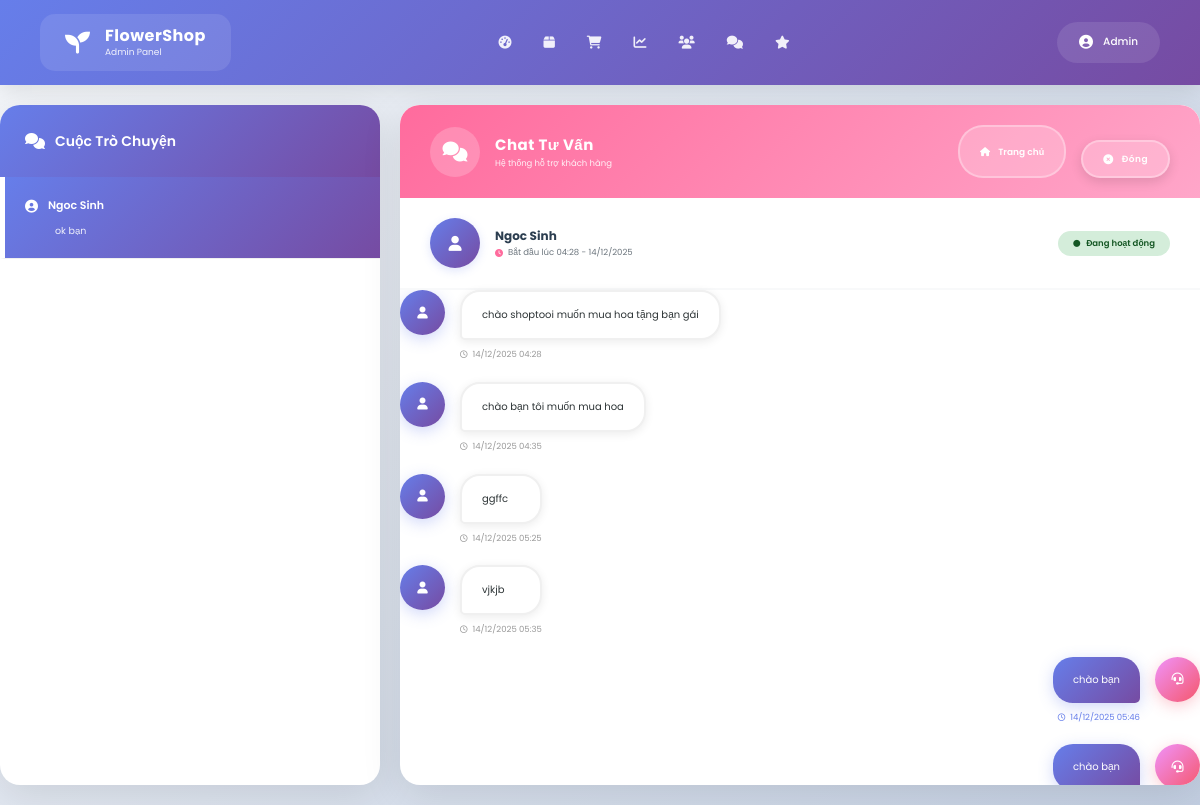
The page /admin/chat.php?conversation_id=1 (signed in) on the database its author committed.
### tables this page shows
CREATE TABLE `chat_conversations` (
  `id` int(11) NOT NULL,
  `user_id` int(11) NOT NULL,
  `user_name` varchar(100) NOT NULL,
  `status` enum('open','closed') DEFAULT 'open',
  `last_message_at` timestamp NOT NULL DEFAULT current_timestamp(),
  `created_at` timestamp NOT NULL DEFAULT current_timestamp()
);

CREATE TABLE `chat_messages` (
  `id` int(11) NOT NULL,
  `conversation_id` int(11) NOT NULL,
  `sender_type` enum('user','admin') NOT NULL,
  `sender_id` int(11) NOT NULL,
  `sender_name` varchar(100) NOT NULL,
  `message` text NOT NULL,
  `is_read` tinyint(1) DEFAULT 0,
  `created_at` timestamp NOT NULL DEFAULT current_timestamp()
);

### admin/chat.php (the view, shortened to what this page needs)
<?php
@include '../config.php';
$conversations_query = "SELECT c.*,
    (SELECT COUNT(*) FROM chat_messages WHERE conversation_id = c.id AND sender_type = 'user' AND is_read = 0) as unread_count,
    (SELECT message FROM chat_messages WHERE conversation_id = c.id ORDER BY created_at DESC LIMIT 1) as last_message
    FROM chat_conversations c
    WHERE c.status = 'open'
    ORDER BY c.last_message_at DESC";
$conversations_result = $conn->query($conversations_query);
$conversations = [];
if($conversations_result && $conversations_result->num_rows > 0){
   while($row = $conversations_result->fetch_assoc()){
      $conversations[] = $row;
   }
}
$selected_conversation = null;
$messages = [];
if(isset($_GET['conversation_id'])){
   $conversation_id = (int)$_GET['conversation_id'];
   $conv_stmt = $conn->prepare("SELECT * FROM chat_conversations WHERE id = ?");
   $conv_stmt->bind_param("i", $conversation_id);
   $conv_stmt->execute();
   $conv_result = $conv_stmt->get_result();
   if($conv_result && $conv_result->num_rows > 0){
      $selected_conversation = $conv_result->fetch_assoc();
      $msg_stmt = $conn->prepare("SELECT *, DATE_FORMAT(created_at, '%d/%m/%Y %H:%i') as formatted_time
          FROM chat_messages
          WHERE conversation_id = ?
          ORDER BY created_at ASC");
      $msg_stmt->bind_param("i", $conversation_id);
      $msg_stmt->execute();
      $msg_result = $msg_stmt->get_result();
      while($msg = $msg_result->fetch_assoc()){
         $messages[] = $msg;
      }
   }
}
?>
<!DOCTYPE html>
<html lang="vi">
<head>
   <link rel="stylesheet" href="https://cdnjs.cloudflare.com/ajax/libs/font-awesome/6.0.0/css/all.min.css">
   <link rel="stylesheet" href="../css/admin_style.css">
</head>
<body>
<?php @include './header.php'; ?>
<div class="chat-container">
   <div class="conversations-list">
      <div class="conversations-header">
         <h3>
            <i class="fas fa-comments"></i> Cuộc Trò Chuyện
         </h3>
      </div>
      <div class="conversations-list-scroll">
         <?php if(empty($conversations)): ?>
            <div style="padding: 3rem; text-align: center; color: #adb5bd;">
               <i class="fas fa-inbox" style="font-size: 3rem; margin-bottom: 1rem; opacity: 0.3;"></i>
               <p style="font-size: 1rem;">Chưa có tin nhắn nào</p>
            </div>
         <?php else: ?>
            <?php foreach($conversations as $conv): ?>
               <a href="?conversation_id=<?php echo $conv['id']; ?>" style="text-decoration: none; color: inherit;">
                  <div class="conversation-item <?php echo isset($_GET['conversation_id']) && $_GET['conversation_id'] == $conv['id'] ? 'active' : ''; ?>">
                     <div class="conversation-user">
                        <i class="fas fa-user-circle"></i>
                        <?php echo htmlspecialchars($conv['user_name']); ?>
                     </div>
                     <div class="conversation-last-message">
                        <?php echo htmlspecialchars(substr($conv['last_message'] ?? 'Chưa có tin nhắn', 0, 50)); ?>
                     </div>
                  </div>
               </a>
            <?php endforeach; ?>
         <?php endif; ?>
      </div>
   </div>
   <div class="chat-window">
      <?php if($selected_conversation): ?>
         <div class="chat-window-header">
            <div class="chat-header-top">
               <div class="chat-header-brand">
                  <i class="fas fa-comments"></i>
                  <div>
                     <h2>Chat Tư Vấn</h2>
                     <p>Hệ thống hỗ trợ khách hàng</p>
                  </div>
               </div>
               <div class="chat-header-actions">
                  <a href="page.php" class="header-action-btn">
                     <i class="fas fa-home"></i> Trang chủ
                  </a>
                  <a href="?close=<?php echo $selected_conversation['id']; ?>"
                     class="delete-btn"
                     onclick="return confirm('Bạn có chắc muốn đóng cuộc trò chuyện này?')">
                     <i class="fas fa-times-circle"></i> Đóng
                  </a>
               </div>
            </div>
            <div class="chat-header-bottom">
               <div class="header-user-info">
                  <div class="header-avatar">
                     <i class="fas fa-user"></i>
                  </div>
                  <div class="header-user-details">
                     <h3 class="header-user-name"><?php echo htmlspecialchars($selected_conversation['user_name']); ?></h3>
                     <p class="header-conversation-time">
                        <i class="fas fa-clock"></i>
                        Bắt đầu lúc <?php echo date('H:i - d/m/Y', strtotime($selected_conversation['created_at'])); ?>
                     </p>
                  </div>
               </div>
               <div class="status-indicator">
                  <i class="fas fa-circle"></i> Đang hoạt động
               </div>
            </div>
         </div>
         <div class="chat-messages-area" id="chatMessagesArea">
            <?php foreach($messages as $msg): ?>
               <div class="chat-message-item <?php echo $msg['sender_type']; ?>">
                  <div class="message-avatar">
                     <i class="fas fa-<?php echo $msg['sender_type'] === 'admin' ? 'headset' : 'user'; ?>"></i>
                  </div>
                  <div class="message-content">
                     <div class="message-bubble">
                        <p class="message-text"><?php echo nl2br(htmlspecialchars($msg['message'])); ?></p>
                     </div>
                     <div class="message-time">
                        <i class="far fa-clock"></i> <?php echo $msg['formatted_time']; ?>
                     </div>
                  </div>
               </div>
            <?php endforeach; ?>
         </div>
      <?php endif; ?>
   </div>
</div>
</body>
</html>

### css/admin_style.css (style rules this page uses)
:root { --primary: #ff6b9d; --primary-dark: #e84393; --secondary: #6c5ce7; --accent: #fd79a8; --success: #00b894; --warning: #fdcb6e; --danger: #d63031; --dark: #2d3436; --light: #dfe6e9; --white: #ffffff; --text-primary: #2d3436; --text-secondary: #636e72; --text-light: #b2bec3; --bg-primary: #ffffff; --bg-secondary: #f8f9fa; --bg-gradient: linear-gradient(135deg, #667eea 0%, #764ba2 100%); --shadow-sm: 0 2px 4px rgba(0, 0, 0, 0.08); --shadow-md: 0 4px 12px rgba(0, 0, 0, 0.12); --shadow-lg: 0 8px 24px rgba(0, 0, 0, 0.15); --shadow-xl: 0 12px 36px rgba(0, 0, 0, 0.2); --border-radius-sm: 8px; --border-radius-md: 12px; --border-radius-lg: 16px; --transition: all 0.3s cubic-bezier(0.4, 0, 0.2, 1); }
* { font-family: "Poppins", sans-serif; margin: 0; padding: 0; box-sizing: border-box; outline: none; border: none; text-decoration: none; transition: var(--transition); }
html { font-size: 62.5%; overflow-x: hidden; scroll-behavior: smooth; scroll-padding-top: 8rem; }
body { background: var(--bg-secondary); color: var(--text-primary); line-height: 1.6; }
.btn, .delete-btn, .option-btn { display: inline-block; border-radius: var(--border-radius-md); margin-top: 1.5rem; font-size: 1.6rem; color: var(--white); cursor: pointer; padding: 1.3rem 3.5rem; text-transform: capitalize; font-weight: 600; letter-spacing: 0.5px; border: none; position: relative; overflow: hidden; z-index: 1; box-shadow: var(--shadow-md); }
.btn::before, .delete-btn::before, .option-btn::before { content: ''; position: absolute; top: 0; left: -100%; width: 100%; height: 100%; background: rgba(255, 255, 255, 0.2); transition: var(--transition); z-index: -1; }
.delete-btn { background: linear-gradient(135deg, var(--danger) 0%, #ff6b6b 100%); }

### admin/header.php (style rules this page uses)
* { margin: 0; padding: 0; box-sizing: border-box; }

### rows shown on the page
chat_conversations: user_name "Ngoc Sinh", last_message "ok bạn", created_at "04:28 - 14/12/2025"
chat_messages: message "chào shoptooi muốn mua hoa tặng bạn gái", formatted_time "14/12/2025 04:28"
chat_messages: message "chào bạn tôi muốn mua hoa", formatted_time "14/12/2025 04:35"
chat_messages: message "ggffc", formatted_time "14/12/2025 05:25"
chat_messages: message "vjkjb", formatted_time "14/12/2025 05:35"
chat_messages: message "chào bạn", formatted_time "14/12/2025 05:46"
chat_messages: message "chào bạn"

### other values the page prints
$_SESSION['admin_name'] "Admin"
